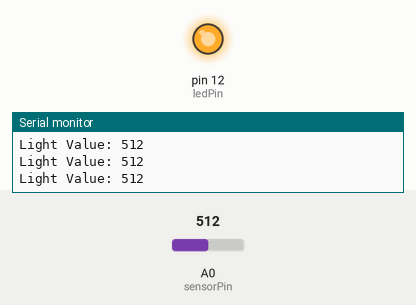
Recording of a sketch running on a simulated Arduino Uno, built with avr-gcc and run on an emulated ATmega328P. On the bench: output pins drawn as LEDs (lit = HIGH), the last lines printed to the serial monitor. Inputs (shaded band) come from the test bench; at power-on: A0 (sensorPin) = 512.

Above: at 1.3 s.
1.4 s: A0 (sensorPin) set to 490
At 2.7 s:
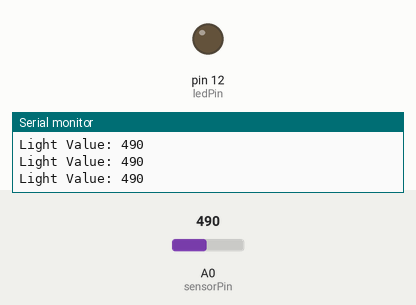
3.0 s: A0 (sensorPin) set to 510
At 3.9 s:
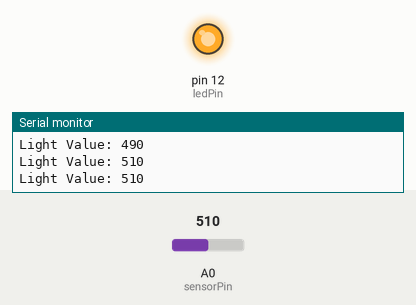
4.5 s: A0 (sensorPin) set to 306
At 5.1 s:
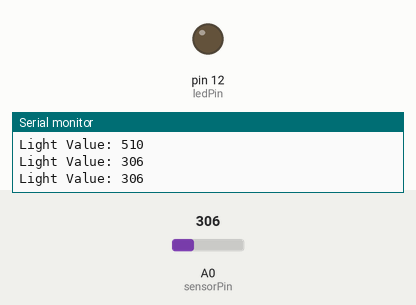
Timing chart, 0 to 7.5 s (numbered marks = the images above; inputs shaded):
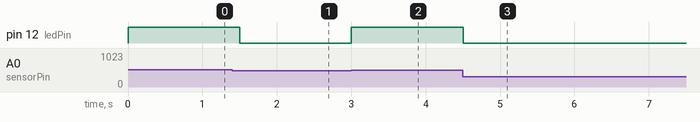

Measured:
- the behaviour switches between 501 and 500 on A0 (sensorPin) (found by bisection; images 0 and 1)
- after the input at 1.4 s, pin 12 (ledPin): HIGH → LOW after 0.10 s
- after the input at 3.0 s, pin 12 (ledPin): LOW → HIGH at once
- after the input at 4.5 s, pin 12 (ledPin): HIGH → LOW at once

The sketch:

smart_lighting.ino
```cpp
int sensorPin = A0;
int ledPin = 12;

void setup() {
  pinMode(ledPin, OUTPUT);
  Serial.begin(9600);
}

void loop() {
  int lightValue = analogRead(sensorPin);

  Serial.print("Light Value: ");
  Serial.println(lightValue);

  if(lightValue > 500) {   // Dark
    digitalWrite(ledPin, HIGH);
  }
  else {                   // Bright
    digitalWrite(ledPin, LOW);
  }

  delay(500);
}
```
